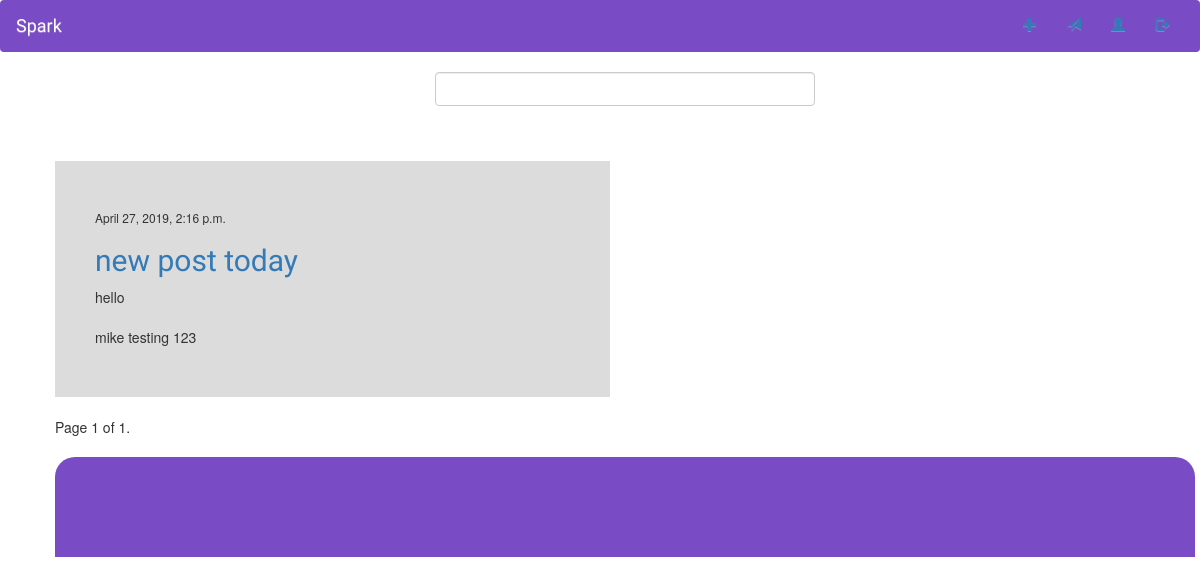
Page / (signed in) on the earlier database version.
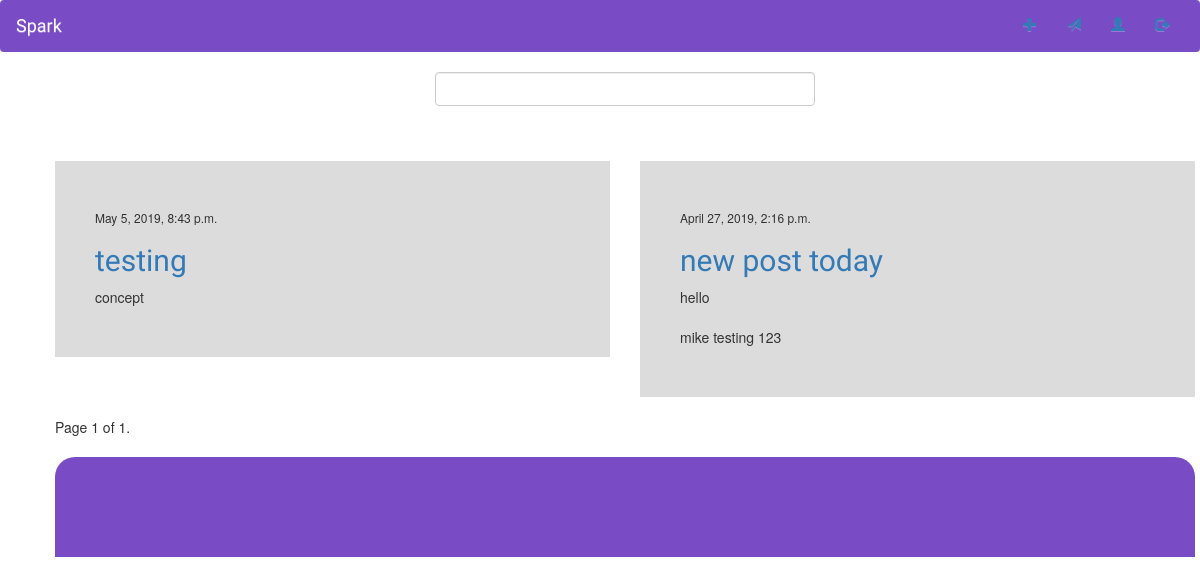
Same page on the later database version.
### blog/models.py (models this page shows, shortened)
class Post(models.Model):
    author = models.ForeignKey(settings.AUTH_USER_MODEL, on_delete=models.CASCADE)
    title = models.CharField(max_length=200)
    text = models.TextField()
    created_date = models.DateTimeField(default=timezone.now)
    published_date = models.DateTimeField(blank=True, null=True)
    x = models.BooleanField(default = True)

### blog/views.py (the view)
# urls.py: path('', views.post_list, name = 'post_list'),
@login_required
def post_list(request):
    global d, m
    if request.method == "POST":
        se = SearchField(request.POST)
        if se.is_valid():
            b = False
            name = se.save(commit = False)
            x = name.text
            l = User.objects.values_list('username', flat=True)
            l = list(l)
            if x in l:
                b = True
            print(b)
            print(request.user)
            print(type(x), '    ', type((request.user)))
            if b is True:
                if request.user.username == x:
                    return redirect('post_list')
                else:
                    m = User.objects.get(username = x)
                    d = Post.objects.filter(author = m).order_by('-published_date')
                    return render(request, 'blog/another_profile.html', {'d':d, 'search': se, 'bool': b, 'text':x, 'email':m.email, 'img_url':m.profile.p_image.url, 'm':m})
            elif not b:
                return render(request, 'blog/another_profile.html', {'search': se, 'bool': b, 'text':x})
            print(x, '   ', request.user)
    else:
        if request.user.is_authenticated:
            var = User.objects.get(username = request.user)
            posts = Post.objects.filter(author = var).order_by('-published_date')
            se = SearchField()
            paginator = Paginator(posts, 6)
            page = request.GET.get('page')
            post_list = paginator.get_page(page)
            return render(request, 'blog/post_list.html', {'posts':post_list , 'search': se})
        elif request.user.is_authenticated is False:
            return render(request, 'blog/post_list.html', {})

### search/forms.py
class SearchField(forms.ModelForm):
	text = forms.CharField(label='')
	class Meta:
		model = searchbox
		fields = ('text', )

### blog/templates/blog/post_list.html (shortened to what this page needs)
{% extends 'blog/base.html' %}
{% load crispy_forms_tags %}
{% block content %}
{% if user.is_authenticated %}
	{% if search %}
	    <form method="POST" class="post-form col-md-offset-4">{% csrf_token %}
	        {{ search|crispy }}
	    </form>
    {% endif %}
    <div class="row">
        {% for post in posts%}
        {% if post.x is True %}
            <div class="class col-md-6">
                <br><br>
                <div class="post">
                    <h6>{{ post.published_date }}</h6>
                    <a style = "text-decoration:none" href="{% url 'post_detail' pk=post.pk %}"><h2>{{ post.title }}</h2></a>
                    <p>{{ post.text|truncatechars:120|linebreaksbr }}</p>
                </div>
            </div>
            {% endif %}
        {% endfor %}
    </div>
<div class="pagination">
    <span class="step-links">
        <span class="current">
            Page {{ posts.number }} of {{ posts.paginator.num_pages }}.
        </span>
    </span>
</div>
<div class="lower_class">
</div>
{% endif %}
{% endblock %}

Differences in the rows shown:
added Post: published_date "May 5, 2019, 8:43 p.m.", title "testing", text "concept"
